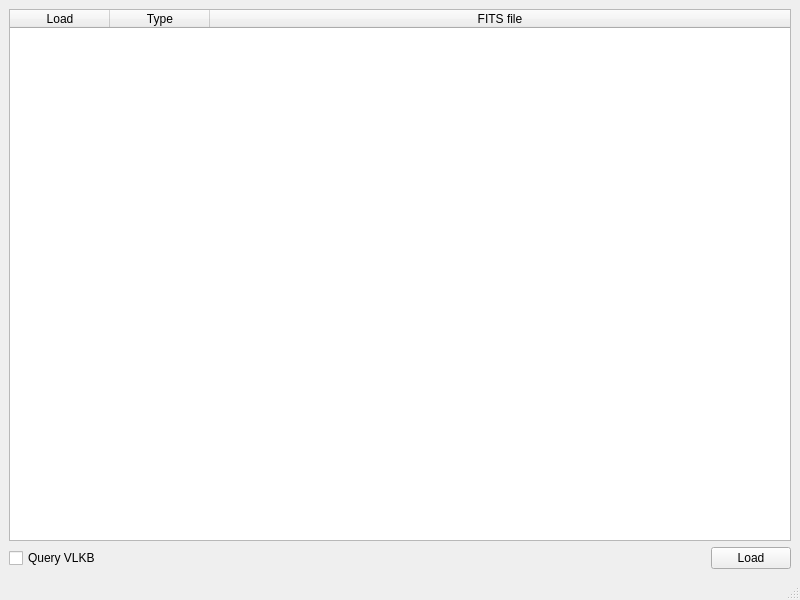
<?xml version="1.0" encoding="UTF-8"?>
<ui version="4.0">
 <class>SessionLoader</class>
 <widget class="QMainWindow" name="SessionLoader">
  <property name="geometry">
   <rect>
    <x>0</x>
    <y>0</y>
    <width>800</width>
    <height>600</height>
   </rect>
  </property>
  <property name="windowTitle">
   <string>Session loader</string>
  </property>
  <widget class="QWidget" name="centralwidget">
   <layout class="QVBoxLayout" name="verticalLayout">
    <item>
     <widget class="QTableWidget" name="tableFits">
      <property name="contextMenuPolicy">
       <enum>Qt::ActionsContextMenu</enum>
      </property>
      <property name="editTriggers">
       <set>QAbstractItemView::NoEditTriggers</set>
      </property>
      <property name="alternatingRowColors">
       <bool>true</bool>
      </property>
      <property name="selectionMode">
       <enum>QAbstractItemView::SingleSelection</enum>
      </property>
      <property name="selectionBehavior">
       <enum>QAbstractItemView::SelectRows</enum>
      </property>
      <attribute name="horizontalHeaderStretchLastSection">
       <bool>true</bool>
      </attribute>
      <column>
       <property name="text">
        <string>Load</string>
       </property>
      </column>
      <column>
       <property name="text">
        <string>Type</string>
       </property>
      </column>
      <column>
       <property name="text">
        <string>FITS file</string>
       </property>
      </column>
     </widget>
    </item>
    <item>
     <layout class="QHBoxLayout" name="horizontalLayout">
      <item>
       <widget class="QCheckBox" name="checkQuery">
        <property name="text">
         <string>Query VLKB</string>
        </property>
       </widget>
      </item>
      <item alignment="Qt::AlignRight">
       <widget class="QPushButton" name="btnLoad">
        <property name="text">
         <string>Load</string>
        </property>
       </widget>
      </item>
     </layout>
    </item>
   </layout>
  </widget>
  <widget class="QMenuBar" name="menubar">
   <property name="geometry">
    <rect>
     <x>0</x>
     <y>0</y>
     <width>800</width>
     <height>22</height>
    </rect>
   </property>
  </widget>
  <widget class="QStatusBar" name="statusbar"/>
  <action name="actionSetOriginLayer">
   <property name="text">
    <string>Set origin layer</string>
   </property>
  </action>
 </widget>
 <resources/>
 <connections/>
</ui>
